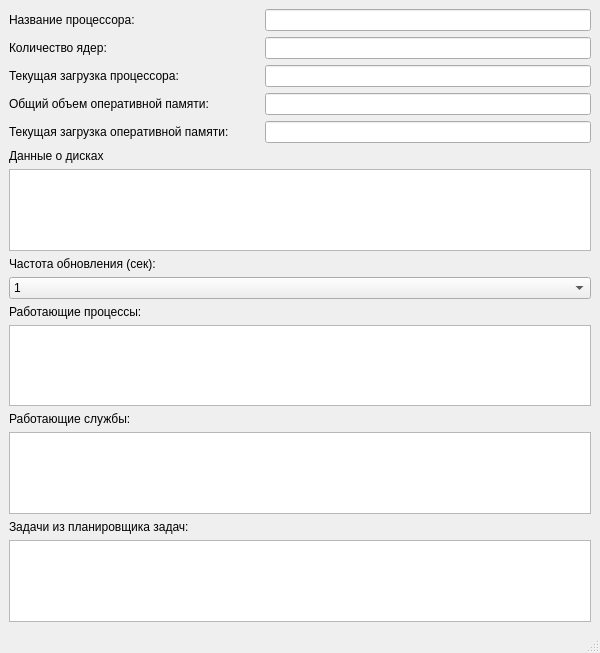
<?xml version="1.0" encoding="UTF-8"?>
<ui version="4.0">
 <class>MainWindow</class>
 <widget class="QMainWindow" name="MainWindow">
  <property name="geometry">
   <rect>
    <x>0</x>
    <y>0</y>
    <width>600</width>
    <height>653</height>
   </rect>
  </property>
  <property name="windowTitle">
   <string>Мониторинг системы</string>
  </property>
  <widget class="QWidget" name="centralwidget">
   <layout class="QVBoxLayout" name="verticalLayout_2">
    <item>
     <layout class="QVBoxLayout" name="verticalLayout">
      <item>
       <layout class="QHBoxLayout" name="horizontalLayout">
        <item>
         <widget class="QLabel" name="label">
          <property name="minimumSize">
           <size>
            <width>250</width>
            <height>0</height>
           </size>
          </property>
          <property name="text">
           <string>Название процессора:</string>
          </property>
         </widget>
        </item>
        <item>
         <widget class="QLineEdit" name="lineEdit">
          <property name="minimumSize">
           <size>
            <width>250</width>
            <height>0</height>
           </size>
          </property>
         </widget>
        </item>
       </layout>
      </item>
      <item>
       <layout class="QHBoxLayout" name="horizontalLayout_2">
        <item>
         <widget class="QLabel" name="label_2">
          <property name="minimumSize">
           <size>
            <width>250</width>
            <height>0</height>
           </size>
          </property>
          <property name="text">
           <string>Количество ядер:</string>
          </property>
         </widget>
        </item>
        <item>
         <widget class="QLineEdit" name="lineEdit_2">
          <property name="minimumSize">
           <size>
            <width>250</width>
            <height>0</height>
           </size>
          </property>
         </widget>
        </item>
       </layout>
      </item>
      <item>
       <layout class="QHBoxLayout" name="horizontalLayout_3">
        <item>
         <widget class="QLabel" name="label_3">
          <property name="minimumSize">
           <size>
            <width>250</width>
            <height>0</height>
           </size>
          </property>
          <property name="text">
           <string>Текущая загрузка процессора:</string>
          </property>
         </widget>
        </item>
        <item>
         <widget class="QLineEdit" name="lineEdit_3">
          <property name="minimumSize">
           <size>
            <width>250</width>
            <height>0</height>
           </size>
          </property>
         </widget>
        </item>
       </layout>
      </item>
      <item>
       <layout class="QHBoxLayout" name="horizontalLayout_4">
        <item>
         <widget class="QLabel" name="label_4">
          <property name="minimumSize">
           <size>
            <width>250</width>
            <height>0</height>
           </size>
          </property>
          <property name="text">
           <string>Общий объем оперативной памяти:</string>
          </property>
         </widget>
        </item>
        <item>
         <widget class="QLineEdit" name="lineEdit_4">
          <property name="minimumSize">
           <size>
            <width>250</width>
            <height>0</height>
           </size>
          </property>
         </widget>
        </item>
       </layout>
      </item>
      <item>
       <layout class="QHBoxLayout" name="horizontalLayout_5">
        <item>
         <widget class="QLabel" name="label_5">
          <property name="minimumSize">
           <size>
            <width>250</width>
            <height>0</height>
           </size>
          </property>
          <property name="text">
           <string>Текущая загрузка оперативной памяти:</string>
          </property>
         </widget>
        </item>
        <item>
         <widget class="QLineEdit" name="lineEdit_5">
          <property name="minimumSize">
           <size>
            <width>250</width>
            <height>0</height>
           </size>
          </property>
         </widget>
        </item>
       </layout>
      </item>
      <item>
       <widget class="QLabel" name="label_6">
        <property name="minimumSize">
         <size>
          <width>250</width>
          <height>0</height>
         </size>
        </property>
        <property name="text">
         <string>Данные о дисках</string>
        </property>
       </widget>
      </item>
      <item>
       <widget class="QTextEdit" name="textEdit"/>
      </item>
      <item>
       <widget class="QLabel" name="label_7">
        <property name="minimumSize">
         <size>
          <width>250</width>
          <height>0</height>
         </size>
        </property>
        <property name="text">
         <string>Частота обновления (сек):</string>
        </property>
       </widget>
      </item>
      <item>
       <widget class="QComboBox" name="comboBox">
        <item>
         <property name="text">
          <string>1</string>
         </property>
        </item>
        <item>
         <property name="text">
          <string>5</string>
         </property>
        </item>
        <item>
         <property name="text">
          <string>10</string>
         </property>
        </item>
        <item>
         <property name="text">
          <string>30</string>
         </property>
        </item>
       </widget>
      </item>
      <item>
       <widget class="QLabel" name="label_8">
        <property name="minimumSize">
         <size>
          <width>250</width>
          <height>0</height>
         </size>
        </property>
        <property name="text">
         <string>Работающие процессы:</string>
        </property>
       </widget>
      </item>
      <item>
       <widget class="QTextEdit" name="textEdit_2"/>
      </item>
      <item>
       <widget class="QLabel" name="label_9">
        <property name="minimumSize">
         <size>
          <width>250</width>
          <height>0</height>
         </size>
        </property>
        <property name="text">
         <string>Работающие службы:</string>
        </property>
       </widget>
      </item>
      <item>
       <widget class="QTextEdit" name="textEdit_3"/>
      </item>
      <item>
       <widget class="QLabel" name="label_10">
        <property name="minimumSize">
         <size>
          <width>250</width>
          <height>0</height>
         </size>
        </property>
        <property name="text">
         <string>Задачи из планировщика задач:</string>
        </property>
       </widget>
      </item>
      <item>
       <widget class="QTextEdit" name="textEdit_4"/>
      </item>
     </layout>
    </item>
   </layout>
  </widget>
  <widget class="QMenuBar" name="menubar">
   <property name="geometry">
    <rect>
     <x>0</x>
     <y>0</y>
     <width>600</width>
     <height>22</height>
    </rect>
   </property>
  </widget>
  <widget class="QStatusBar" name="statusbar"/>
 </widget>
 <resources/>
 <connections/>
</ui>
